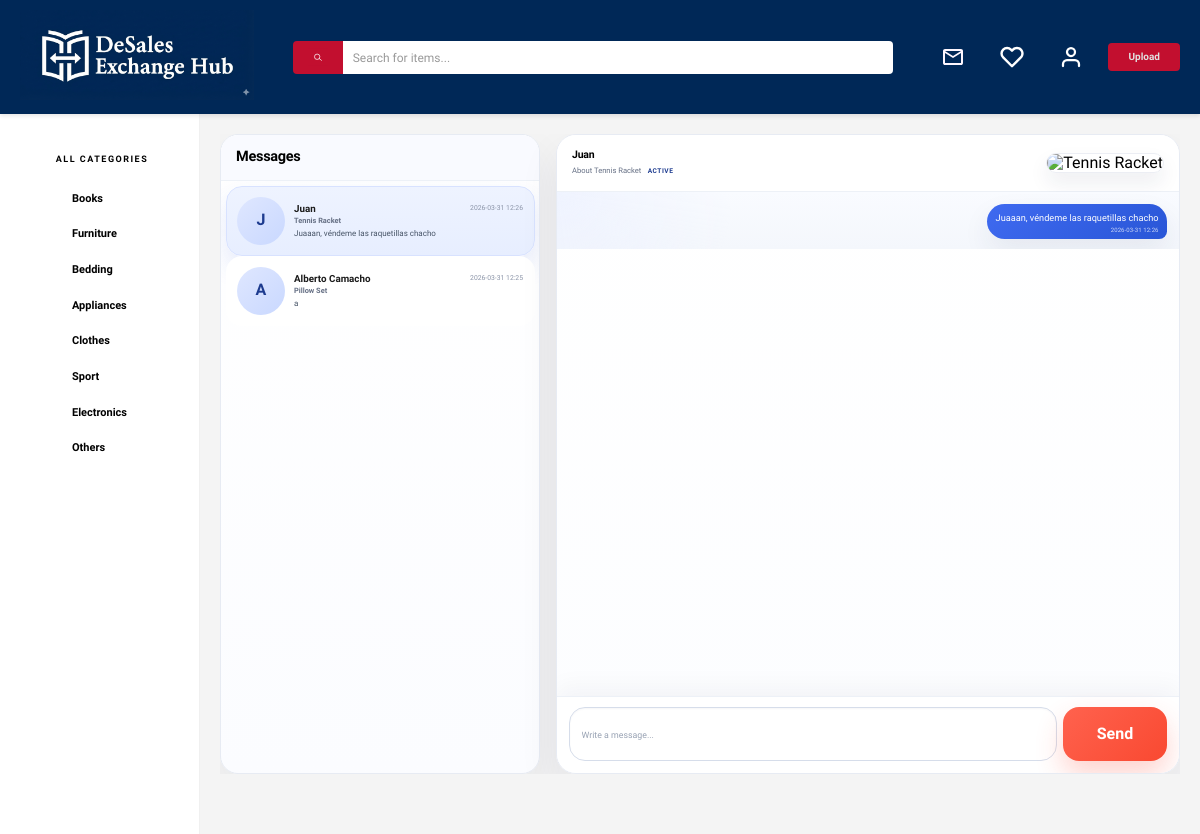
Screenshot of /user/messages (signed in) with the database file from the repository.
### models.py (models this page shows, shortened)
class User(db.Model):
    id = db.Column(db.Integer, primary_key=True)
    username = db.Column(db.String(20), unique=False, nullable=False)
    email = db.Column(db.String(120), unique=True, nullable=False)
    password = db.Column(db.String(255), nullable=False)
    is_active = db.Column(db.Boolean, default=False, nullable=False)
    items = db.relationship("Item", backref="owner", lazy=True)
    favorite_items = db.relationship("Item", secondary="favorite", back_populates="favorited_by", lazy=True)
    country = db.Column(db.String(20), nullable=True, default="")
    city = db.Column(db.String(20), nullable=True, default="")
    description = db.Column(db.String(400), nullable=True, default="")
    photo_url = db.Column(db.String(200), nullable=True, default="")

class Item(db.Model):
    id = db.Column(db.Integer, primary_key=True, autoincrement=True)
    name = db.Column(db.String(50), nullable=False)
    description = db.Column(db.String(400), nullable=False)
    condition = db.Column(db.String(20), nullable=True, default="")
    brand = db.Column(db.String(50), nullable=True, default="")
    price = db.Column(db.Float, nullable=False)
    category = db.Column(db.String(20), nullable=False)
    created_at = db.Column(db.DateTime, nullable=False, default=db.func.current_timestamp())
    user_id = db.Column(db.Integer, db.ForeignKey("user.id"), nullable=False)
    estado = db.Column(db.String(20), nullable=False, default="active")
    images = db.relationship("ItemImage", backref="item", lazy=True)
    favorited_by = db.relationship("User", secondary="favorite", back_populates="favorite_items", lazy=True)
    @property
    def image_url(self):
        if self.images:
            return self.images[0].image_url
        return "img/default.jpg"

class Message(db.Model):
    id = db.Column(db.Integer, primary_key=True)
    conversation_id = db.Column(db.Integer, db.ForeignKey("conversation.id"), nullable=False)
    sender_id = db.Column(db.Integer, db.ForeignKey("user.id"), nullable=False)
    body = db.Column(db.String(1000), nullable=False)
    created_at = db.Column(db.DateTime, nullable=False, default=db.func.current_timestamp())
    sender = db.relationship("User", backref=db.backref("sent_messages", lazy=True))

### app.py (the view)
@app.route("/user/messages")
def messages():
    user = get_current_user_from_session()
    if not user:
        return redirect(url_for("login"))
    conversation_id = request.args.get("conversation_id", type=int)
    conversations = Conversation.query.filter(
        db.or_(Conversation.buyer_id == user.id, Conversation.seller_id == user.id)
    ).order_by(Conversation.last_message_at.desc(), Conversation.created_at.desc()).all()
    selected_conversation = get_conversation_for_user(conversation_id, user.id)
    if selected_conversation is None and conversations:
        selected_conversation = conversations[0]
    selected_messages = []
    if selected_conversation:
        selected_conversation.mark_read_for(user.id)
        db.session.commit()
        selected_messages = [serialize_message(message, user.id) for message in selected_conversation.messages]
    return render_template(
        "user/messages.html",
        conversations=[serialize_conversation(conversation, user.id) for conversation in conversations],
        selected_conversation=serialize_conversation(selected_conversation, user.id) if selected_conversation else None,
        selected_messages=selected_messages,
        current_user=user,
    )

### app.py (called while the page is built, shortened)
def get_current_user_from_session():
    user_id = session.get("user_id")
    if user_id is not None:
        user = db.session.get(User, user_id)
        if user:
            session["user_id"] = user.id
            session["username"] = user.username
            return user

@app.context_processor
def inject_search_query():
    return {
        "current_search_query": request.args.get("q", "").strip(),
        "condition_labels": CONDITION_LABELS,
    }

def format_chat_timestamp(value):
    if not value:
        return ""
    return value.strftime("%Y-%m-%d %H:%M")

def serialize_message(message, current_user_id):
    return {
        "id": message.id,
        "conversation_id": message.conversation_id,
        "sender_id": message.sender_id,
        "body": message.body,
        "created_at": format_chat_timestamp(message.created_at),
        "created_at_iso": message.created_at.isoformat() if message.created_at else "",
        "is_own": message.sender_id == current_user_id,
    }

def get_conversation_for_user(conversation_id, user_id):
    if not conversation_id:
        return None
    return Conversation.query.filter(
        Conversation.id == conversation_id,
        db.or_(Conversation.buyer_id == user_id, Conversation.seller_id == user_id),
    ).first()

### models.py (called while the page is built)
    @property
    def last_message(self):
        if self.messages:
            return self.messages[-1]
        return None

    def other_user_for(self, user_id):
        if user_id == self.buyer_id:
            return self.seller
        if user_id == self.seller_id:
            return self.buyer
        return None

    def is_unread_for(self, user_id):
        if not self.last_message_at:
            return False
        if user_id == self.buyer_id:
            last_read_at = self.buyer_last_read_at
        elif user_id == self.seller_id:
            last_read_at = self.seller_last_read_at
        else:
            return False
        if last_read_at is None:
            return self.last_message is not None
        return self.last_message_at > last_read_at

    def mark_read_for(self, user_id):
        read_at = datetime.utcnow()
        if user_id == self.buyer_id:
            self.buyer_last_read_at = read_at
            return True
        if user_id == self.seller_id:
            self.seller_last_read_at = read_at
            return True
        return False

### templates/user/messages.html (shortened to what this page needs)
{% extends 'base.html' %}
{% block content %}
<section
    class="messages-page"
    data-messages-page="true"
    data-current-user-id="{{ current_user.id }}"
    data-selected-conversation-id="{{ selected_conversation.id if selected_conversation else '' }}"
>
    <aside class="chat-sidebar">
        <div class="chat-sidebar-header">
            <h2>Messages</h2>
        </div>
        <div class="conversation-list" data-conversation-list>
            {% if conversations %}
                {% for conversation in conversations %}
                    <button
                        type="button"
                        class="conversation-item{% if selected_conversation and selected_conversation.id == conversation.id %} active{% endif %}"
                        data-conversation-id="{{ conversation.id }}"
                        data-url="{{ conversation.messages_url }}"
                    >
                        <span class="conversation-avatar">
                            {% if conversation.other_user_photo_url %}
                                <img src="{{ conversation.other_user_photo_url }}" alt="{{ conversation.other_user_name }}">
                            {% else %}
                                {{ conversation.other_user_name[0].upper() }}
                            {% endif %}
                        </span>
                        <span class="conversation-body">
                            <span class="conversation-top">
                                <span class="conversation-name">{{ conversation.other_user_name }}</span>
                                <span class="conversation-time" data-last-time>{{ conversation.last_message_at }}</span>
                            </span>
                            <span class="conversation-item-name">{{ conversation.item_name }}</span>
                            <span class="conversation-preview-row">
                                <span class="conversation-preview" data-last-preview>{{ conversation.last_message_preview }}</span>
                            </span>
                        </span>
                    </button>
                {% endfor %}
            {% else %}
                <p class="conversation-empty">You do not have conversations yet.</p>
            {% endif %}
        </div>
    </aside>
    <section class="chat-main">
        {% if selected_conversation %}
            <header class="chat-header">
                <div>
                    <h3 class="chat-user-name">{{ selected_conversation.other_user_name }}</h3>
                    <p class="chat-item-context">
                        About {{ selected_conversation.item_name }}
                        {% if selected_conversation.item_status %}
                            <span class="chat-item-status">{{ selected_conversation.item_status|capitalize }}</span>
                        {% endif %}
                    </p>
                </div>
                <div class="chat-context-image-wrap">
                    <img src="{{ selected_conversation.item_image_url }}" alt="{{ selected_conversation.item_name }}">
                </div>
            </header>
            <div class="chat-log" data-chat-log>
                {% if selected_messages %}
                    {% for message in selected_messages %}
                        <article class="chat-message {% if message.is_own %}is-own{% else %}is-other{% endif %}" data-message-id="{{ message.id }}">
                            <p class="chat-message-body">{{ message.body }}</p>
                            <span class="chat-message-time">{{ message.created_at }}</span>
                        </article>
                    {% endfor %}
                {% else %}
                    <p class="chat-empty" data-chat-empty>Start the conversation by sending your first message.</p>
                {% endif %}
            </div>
            <form class="chat-form" data-chat-form>
                <input
                    type="text"
                    name="body"
                    maxlength="1000"
                    placeholder="Write a message..."
                    autocomplete="off"
                    required
                    data-chat-input
                >
                <button type="submit">Send</button>
            </form>
        {% else %}
            <div class="chat-empty-state">
                <h3>No conversation selected</h3>
                <p>Choose a conversation from the left to view messages.</p>
            </div>
        {% endif %}
    </section>
</section>
{% endblock %}

### rows the page displays
User: username "J", other_user_name "Juan", other_user_name "Juan"
Item: item_name "Tennis Racket", item_name "Tennis Racket", item_status "ACTIVE"
Message: last_message_preview "Juaaan, véndeme las raquetillas chacho", body "Juaaan, véndeme las raquetillas chacho", created_at "2026-03-31 12:26"
User: username "A", other_user_name "Alberto Camacho"
Item: item_name "Pillow Set"

### other values shown
{{ conversation.last_message_at }} "2026-03-31 12:26" "2026-03-31 12:25"
{{ conversation.last_message_preview }} "a"
